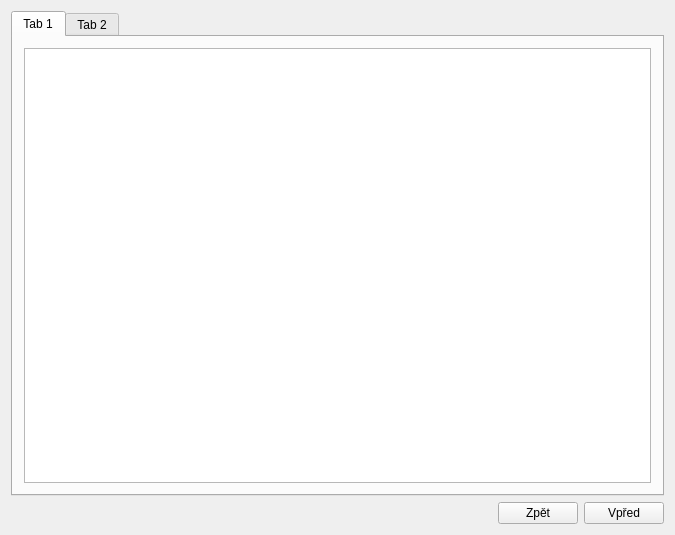
<?xml version="1.0" encoding="UTF-8"?>
<ui version="4.0">
 <class>SlUcto</class>
 <widget class="QMainWindow" name="SlUcto">
  <property name="geometry">
   <rect>
    <x>0</x>
    <y>0</y>
    <width>675</width>
    <height>535</height>
   </rect>
  </property>
  <property name="windowTitle">
   <string>SlUcto</string>
  </property>
  <widget class="QWidget" name="centralWidget">
   <layout class="QVBoxLayout" name="verticalLayout">
    <item>
     <widget class="QTabWidget" name="tabWidget">
      <property name="whatsThis">
       <string>&lt;html&gt;&lt;head/&gt;&lt;body&gt;&lt;p&gt;&lt;br/&gt;&lt;/p&gt;&lt;/body&gt;&lt;/html&gt;</string>
      </property>
      <property name="currentIndex">
       <number>0</number>
      </property>
      <widget class="QWidget" name="tab">
       <attribute name="title">
        <string>Tab 1</string>
       </attribute>
       <layout class="QVBoxLayout" name="verticalLayout_2">
        <item>
         <widget class="QTableView" name="rcvView"/>
        </item>
       </layout>
      </widget>
      <widget class="QWidget" name="tab_2">
       <attribute name="title">
        <string>Tab 2</string>
       </attribute>
       <layout class="QVBoxLayout" name="verticalLayout_3">
        <item>
         <widget class="QTableView" name="itmView"/>
        </item>
       </layout>
      </widget>
     </widget>
    </item>
    <item>
     <layout class="QHBoxLayout" name="horizontalLayout">
      <item>
       <spacer name="horizontalSpacer">
        <property name="orientation">
         <enum>Qt::Horizontal</enum>
        </property>
        <property name="sizeHint" stdset="0">
         <size>
          <width>40</width>
          <height>20</height>
         </size>
        </property>
       </spacer>
      </item>
      <item>
       <widget class="QPushButton" name="backButton">
        <property name="text">
         <string>Zpět</string>
        </property>
       </widget>
      </item>
      <item>
       <widget class="QPushButton" name="fwdButton">
        <property name="text">
         <string>Vpřed</string>
        </property>
       </widget>
      </item>
     </layout>
    </item>
   </layout>
  </widget>
 </widget>
 <layoutdefault spacing="6" margin="11"/>
 <resources/>
 <connections/>
</ui>
